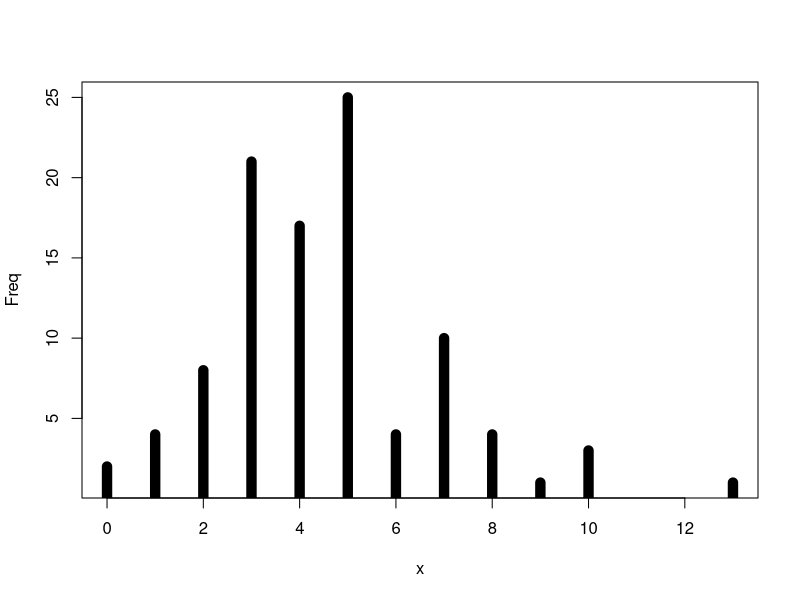

Source code (R):
counts <- as.data.frame(table(x = rpois(100, 5)))
counts$x <- as.numeric(as.character(counts$x))
p <-  with(counts, plot(x, Freq, type = "h", lwd = 10))
